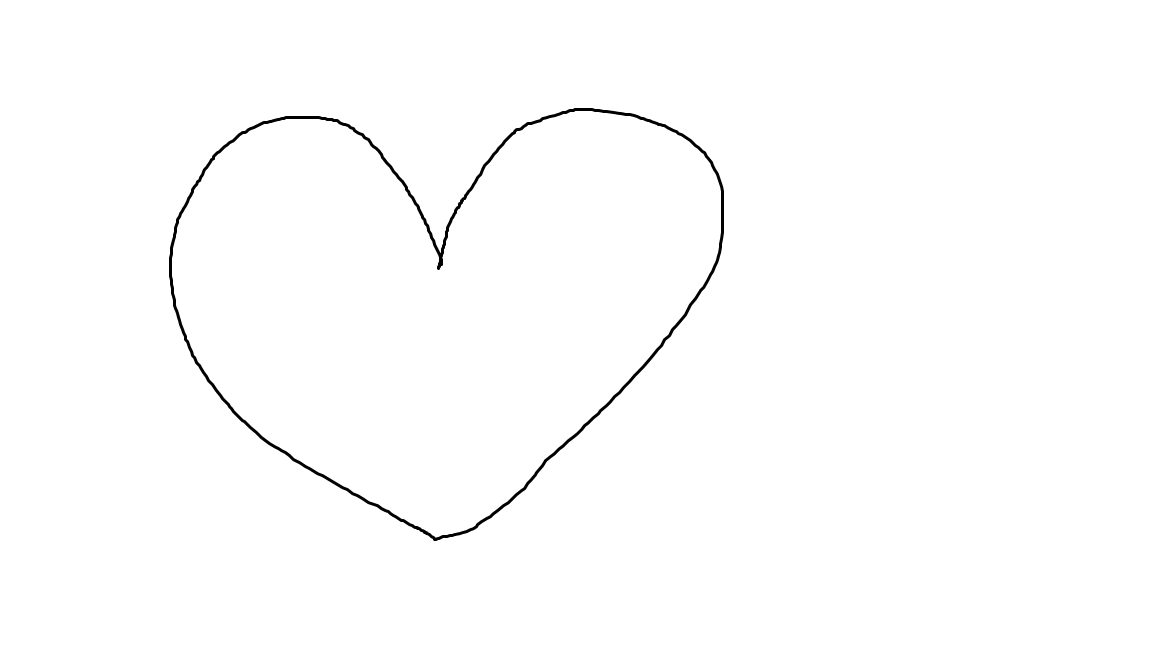
#> input picture backend/app/services/path_image/heart.png, 1152 x 648 px, found by its file name; the run also reads 1 picture not shown here
$ jupyter execute --allow-errors image.ipynb
#> lines starting #> are read from the running program, lines starting #| are printed output that depends on the picture; after the words box and inside, x2 and y2 are one past the last pixel; in counts of white or black regions, pixels touching at a corner belong together
[cell 1]
import cv2

# 이미지 불러오기
img = cv2.imread("/home/seyeon/hakathon/Soomgil/backend/app/services/path_image/rabbit.png")
#> (the rest of this cell did not finish here and is left out)

[cell 2]
import cv2
import numpy as np
import pandas as pd
import geopandas as gpd
import networkx as nx
import folium
from sklearn.neighbors import BallTree
from geopy.distance import geodesic
from scipy.spatial.distance import directed_hausdorff
from IPython.display import IFrame

# ----------------
# 1. contour 추출
# ----------------
def contour_length(contour):
    return np.sum(np.sqrt(np.sum(np.diff(contour, axis=0)**2, axis=1)))

img = cv2.imread("/home/seyeon/hakathon/Soomgil/backend/app/services/path_image/heart.png")
#> img is the input picture: shape (648, 1152, 3); min 0, max 255, mean 253.2
gray = cv2.cvtColor(img, cv2.COLOR_BGR2GRAY)

_, binary = cv2.threshold(gray, 200, 255, cv2.THRESH_BINARY_INV)
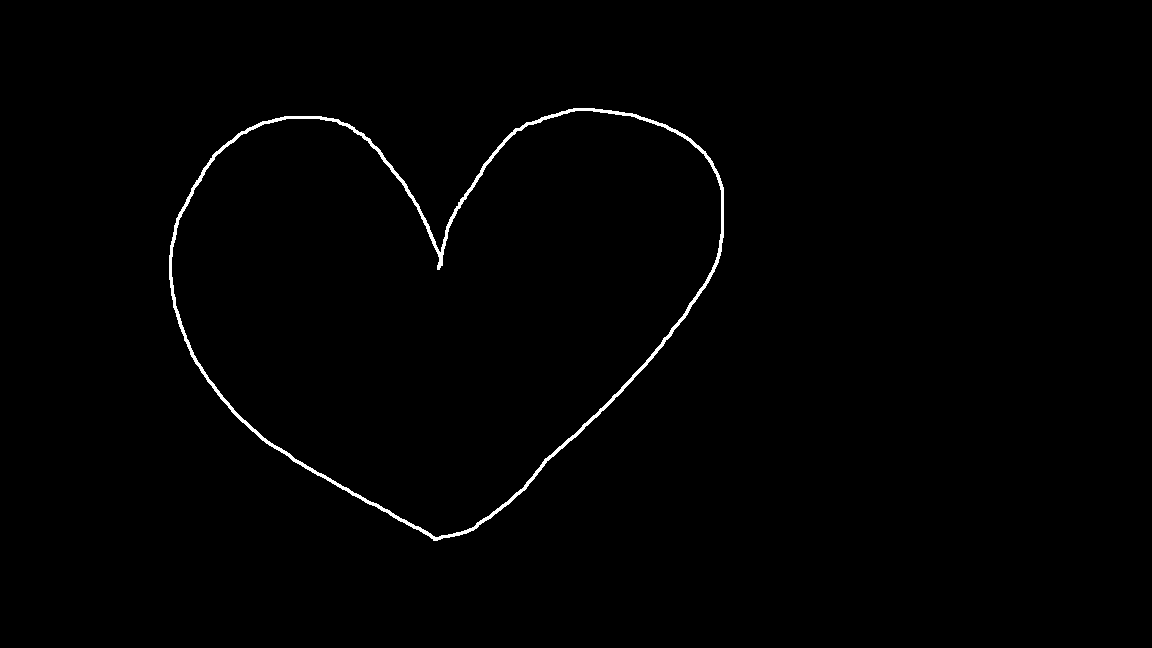
#> binary: shape (648, 1152); 0.8% white; 1 white region, box (x1, y1, x2, y2) and area: (169, 108, 724, 541) 6001
kernel = np.ones((5,5), np.uint8)
closed = cv2.morphologyEx(binary, cv2.MORPH_CLOSE, kernel)
#> closed: shape (648, 1152); 0.81% white; 1 white region

contours, _ = cv2.findContours(closed, cv2.RETR_EXTERNAL, cv2.CHAIN_APPROX_SIMPLE)
#> contours = 1 contour; box (x1, y1, x2, y2) and area: (169, 108, 724, 541) 162866
contour = max(contours, key=cv2.contourArea)
#> contour = contour of 753 points, box (x1, y1, x2, y2) (169, 108, 724, 541), area 162866
epsilon = 3.0
approx = cv2.approxPolyDP(contour, epsilon, True)
#> approx = contour of 32 points, box (x1, y1, x2, y2) (169, 108, 724, 541), area 162097
contour = approx.reshape(-1, 2)
#> contour = 32 pairs, first value 169 to 723, second value 108 to 540

# contour 픽셀 단위 둘레
orig_len = contour_length(contour)
#> orig_len = 1669.9

# ----------------
# 2. 목표 산책거리 (예: 7km)
# ----------------
target_len = 5000  # 7 km

# ----------------
# 3. 네트워크 로딩
# ----------------
#> (the rest of this cell did not finish here and is left out)

[cell 3]
import cv2
import numpy as np
import pandas as pd
import geopandas as gpd
import networkx as nx
import folium
from sklearn.neighbors import BallTree
from geopy.distance import geodesic
from IPython.display import IFrame
from scipy.spatial.distance import euclidean
from functools import lru_cache

# ----------------
# 1. contour 추출
# ----------------
def contour_length(contour):
    return np.sum(np.sqrt(np.sum(np.diff(contour, axis=0)**2, axis=1)))

img = cv2.imread("/home/seyeon/hakathon/Soomgil/backend/app/services/path_image/jellyfish.png")
gray = cv2.cvtColor(img, cv2.COLOR_BGR2GRAY)
#> gray: shape (1279, 991)

_, binary = cv2.threshold(gray, 200, 255, cv2.THRESH_BINARY_INV)
#> binary: shape (1279, 991); every value is 255
kernel = np.ones((5,5), np.uint8)
closed = cv2.morphologyEx(binary, cv2.MORPH_CLOSE, kernel)

contours, _ = cv2.findContours(closed, cv2.RETR_EXTERNAL, cv2.CHAIN_APPROX_SIMPLE)
#> contours = [[[0, 0], [0, 1278], [990, 1278], [990, 0]]]
contour = max(contours, key=cv2.contourArea)
#> contour = [[0, 0], [0, 1278], [990, 1278], [990, 0]]
epsilon = 3.0
approx = cv2.approxPolyDP(contour, epsilon, True)
#> approx = [[0, 0], [0, 1278], [990, 1278], [990, 0]]
contour = approx.reshape(-1, 2)

# contour 픽셀 단위 둘레
orig_len = contour_length(contour)
#> orig_len = 3546

# ----------------
# 2. 목표 산책거리 (예: 7km)
# ----------------
target_len = 5000  # 7 km

# ----------------
# 3. 네트워크 로딩
# ----------------
#> (the rest of this cell did not finish here and is left out)
